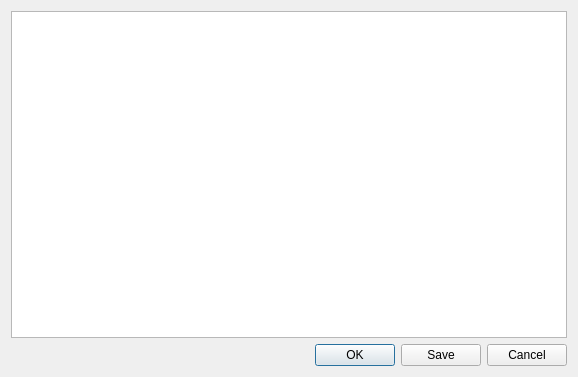
<?xml version="1.0" encoding="UTF-8"?>
<ui version="4.0">
 <class>Dialog_text</class>
 <widget class="QDialog" name="Dialog_text">
  <property name="geometry">
   <rect>
    <x>0</x>
    <y>0</y>
    <width>578</width>
    <height>377</height>
   </rect>
  </property>
  <property name="windowTitle">
   <string>Dialog</string>
  </property>
  <layout class="QVBoxLayout" name="verticalLayout">
   <item>
    <widget class="QTextBrowser" name="text_enlarge"/>
   </item>
   <item>
    <widget class="QDialogButtonBox" name="buttonBox">
     <property name="orientation">
      <enum>Qt::Horizontal</enum>
     </property>
     <property name="standardButtons">
      <set>QDialogButtonBox::Cancel|QDialogButtonBox::Ok|QDialogButtonBox::Save</set>
     </property>
    </widget>
   </item>
  </layout>
 </widget>
 <resources/>
 <connections>
  <connection>
   <sender>buttonBox</sender>
   <signal>accepted()</signal>
   <receiver>Dialog_text</receiver>
   <slot>accept()</slot>
   <hints>
    <hint type="sourcelabel">
     <x>248</x>
     <y>254</y>
    </hint>
    <hint type="destinationlabel">
     <x>157</x>
     <y>274</y>
    </hint>
   </hints>
  </connection>
  <connection>
   <sender>buttonBox</sender>
   <signal>rejected()</signal>
   <receiver>Dialog_text</receiver>
   <slot>reject()</slot>
   <hints>
    <hint type="sourcelabel">
     <x>316</x>
     <y>260</y>
    </hint>
    <hint type="destinationlabel">
     <x>286</x>
     <y>274</y>
    </hint>
   </hints>
  </connection>
 </connections>
</ui>
